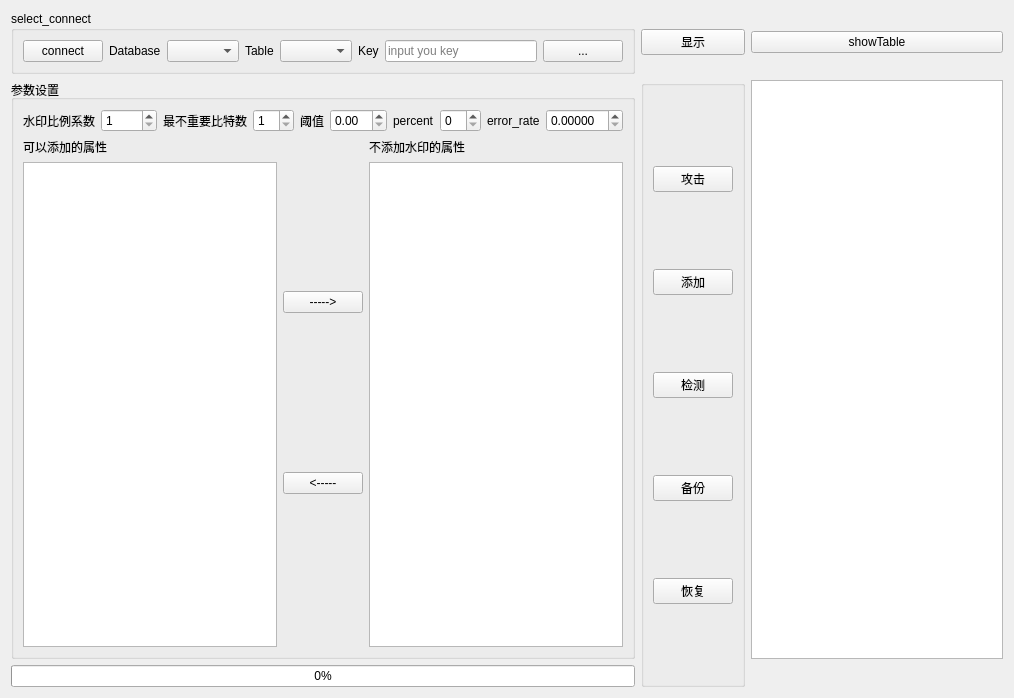
<?xml version="1.0" encoding="UTF-8"?>
<ui version="4.0">
 <class>Widget</class>
 <widget class="QWidget" name="Widget">
  <property name="geometry">
   <rect>
    <x>0</x>
    <y>0</y>
    <width>1014</width>
    <height>698</height>
   </rect>
  </property>
  <property name="windowTitle">
   <string>Widget</string>
  </property>
  <layout class="QGridLayout" name="gridLayout">
   <item row="0" column="1">
    <widget class="QPushButton" name="show">
     <property name="text">
      <string>显示</string>
     </property>
    </widget>
   </item>
   <item row="0" column="2">
    <widget class="QPushButton" name="showTable">
     <property name="text">
      <string>showTable</string>
     </property>
    </widget>
   </item>
   <item row="1" column="1" rowspan="2">
    <widget class="QGroupBox" name="groupBox_3">
     <property name="title">
      <string/>
     </property>
     <layout class="QVBoxLayout" name="verticalLayout">
      <item>
       <widget class="QPushButton" name="attack">
        <property name="text">
         <string>攻击</string>
        </property>
       </widget>
      </item>
      <item>
       <widget class="QPushButton" name="add">
        <property name="enabled">
         <bool>true</bool>
        </property>
        <property name="text">
         <string>添加</string>
        </property>
       </widget>
      </item>
      <item>
       <widget class="QPushButton" name="detect">
        <property name="enabled">
         <bool>true</bool>
        </property>
        <property name="text">
         <string>检测</string>
        </property>
       </widget>
      </item>
      <item>
       <widget class="QPushButton" name="backup">
        <property name="text">
         <string>备份</string>
        </property>
       </widget>
      </item>
      <item>
       <widget class="QPushButton" name="restore">
        <property name="text">
         <string>恢复</string>
        </property>
       </widget>
      </item>
     </layout>
    </widget>
   </item>
   <item row="1" column="2">
    <widget class="QTableView" name="tableView"/>
   </item>
   <item row="2" column="0">
    <widget class="QProgressBar" name="progressBar">
     <property name="value">
      <number>0</number>
     </property>
    </widget>
   </item>
   <item row="0" column="0">
    <widget class="QGroupBox" name="groupBox">
     <property name="title">
      <string>select_connect</string>
     </property>
     <layout class="QHBoxLayout" name="horizontalLayout_5">
      <item>
       <layout class="QHBoxLayout" name="horizontalLayout_4">
        <item>
         <layout class="QHBoxLayout" name="horizontalLayout_3">
          <item>
           <widget class="QPushButton" name="set_database">
            <property name="text">
             <string>connect</string>
            </property>
           </widget>
          </item>
          <item>
           <widget class="QLabel" name="label">
            <property name="text">
             <string>Database</string>
            </property>
           </widget>
          </item>
          <item>
           <widget class="QComboBox" name="database"/>
          </item>
         </layout>
        </item>
        <item>
         <layout class="QHBoxLayout" name="horizontalLayout_2">
          <item>
           <widget class="QLabel" name="label_2">
            <property name="text">
             <string>Table</string>
            </property>
           </widget>
          </item>
          <item>
           <widget class="QComboBox" name="table"/>
          </item>
         </layout>
        </item>
        <item>
         <layout class="QHBoxLayout" name="horizontalLayout">
          <item>
           <widget class="QLabel" name="label_3">
            <property name="text">
             <string>Key</string>
            </property>
           </widget>
          </item>
          <item>
           <widget class="QLineEdit" name="lineEdit">
            <property name="placeholderText">
             <string>input you key</string>
            </property>
           </widget>
          </item>
          <item>
           <widget class="QPushButton" name="select_key">
            <property name="text">
             <string>...</string>
            </property>
           </widget>
          </item>
         </layout>
        </item>
       </layout>
      </item>
     </layout>
    </widget>
   </item>
   <item row="1" column="0">
    <widget class="QGroupBox" name="groupBox_2">
     <property name="title">
      <string>参数设置</string>
     </property>
     <layout class="QHBoxLayout" name="horizontalLayout_10">
      <item>
       <layout class="QVBoxLayout" name="verticalLayout_4">
        <item>
         <layout class="QHBoxLayout" name="horizontalLayout_8">
          <item>
           <layout class="QHBoxLayout" name="horizontalLayout_6">
            <item>
             <widget class="QLabel" name="label_4">
              <property name="text">
               <string>水印比例系数</string>
              </property>
             </widget>
            </item>
            <item>
             <widget class="QSpinBox" name="scale">
              <property name="minimum">
               <number>1</number>
              </property>
              <property name="maximum">
               <number>999</number>
              </property>
             </widget>
            </item>
           </layout>
          </item>
          <item>
           <layout class="QHBoxLayout" name="horizontalLayout_7">
            <item>
             <widget class="QLabel" name="label_5">
              <property name="text">
               <string>最不重要比特数</string>
              </property>
             </widget>
            </item>
            <item>
             <widget class="QSpinBox" name="lsb">
              <property name="minimum">
               <number>1</number>
              </property>
              <property name="maximum">
               <number>64</number>
              </property>
             </widget>
            </item>
            <item>
             <widget class="QLabel" name="label_8">
              <property name="text">
               <string>阈值</string>
              </property>
             </widget>
            </item>
            <item>
             <widget class="QDoubleSpinBox" name="threshold"/>
            </item>
            <item>
             <widget class="QLabel" name="label_9">
              <property name="text">
               <string>percent</string>
              </property>
             </widget>
            </item>
            <item>
             <widget class="QSpinBox" name="percent"/>
            </item>
            <item>
             <widget class="QLabel" name="label_10">
              <property name="text">
               <string>error_rate</string>
              </property>
             </widget>
            </item>
            <item>
             <widget class="QDoubleSpinBox" name="error_rate">
              <property name="decimals">
               <number>5</number>
              </property>
              <property name="singleStep">
               <double>0.000010000000000</double>
              </property>
             </widget>
            </item>
           </layout>
          </item>
         </layout>
        </item>
        <item>
         <layout class="QHBoxLayout" name="horizontalLayout_9">
          <item>
           <layout class="QVBoxLayout" name="verticalLayout_2">
            <item>
             <widget class="QLabel" name="label_6">
              <property name="text">
               <string>可以添加的属性</string>
              </property>
             </widget>
            </item>
            <item>
             <widget class="QTextEdit" name="can_add">
              <property name="readOnly">
               <bool>false</bool>
              </property>
             </widget>
            </item>
           </layout>
          </item>
          <item>
           <layout class="QVBoxLayout" name="verticalLayout_5">
            <item>
             <widget class="QPushButton" name="to_right">
              <property name="text">
               <string>-----&gt;</string>
              </property>
             </widget>
            </item>
            <item>
             <widget class="QPushButton" name="to_left">
              <property name="text">
               <string>&lt;-----</string>
              </property>
             </widget>
            </item>
           </layout>
          </item>
          <item>
           <layout class="QVBoxLayout" name="verticalLayout_3">
            <item>
             <widget class="QLabel" name="label_7">
              <property name="text">
               <string>不添加水印的属性</string>
              </property>
             </widget>
            </item>
            <item>
             <widget class="QTextEdit" name="can_not_add">
              <property name="readOnly">
               <bool>false</bool>
              </property>
             </widget>
            </item>
           </layout>
          </item>
         </layout>
        </item>
       </layout>
      </item>
     </layout>
    </widget>
   </item>
  </layout>
 </widget>
 <resources/>
 <connections/>
</ui>
